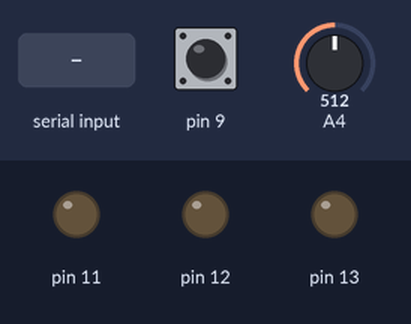
A sketch run on a simulated Arduino Uno, built with avr-gcc and run on an emulated ATmega328P. Parts: output pins drawn as LEDs (lit = HIGH). Inputs (shaded band) come from the test bench; at power-on: pin 9 HIGH, A4 = 512. What the sketch prints to the serial monitor is not drawn.

Above: at 1.2 s.
1.3 s: "X" received over Serial
At 2.2 s:
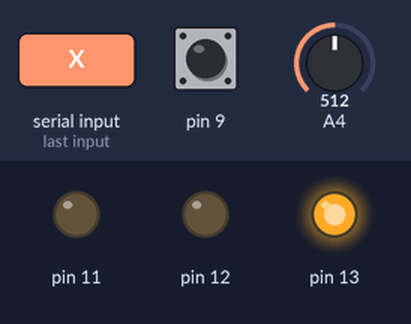
2.8 s: "Y" received over Serial
At 3.4 s:
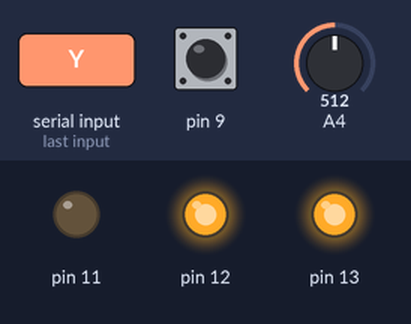
4.3 s: "Z" received over Serial
At 5.7 s:
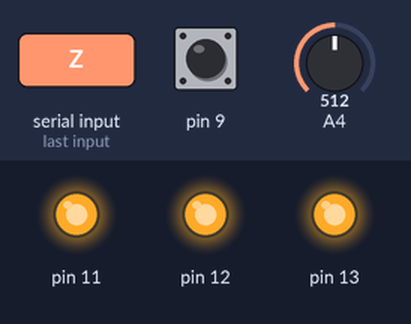
Timing chart, 0 to 7.3 s (numbered marks = the images above; inputs shaded):
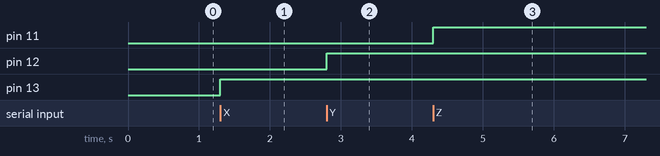

Measured:
- after the input at 1.3 s, pin 13: LOW → HIGH at once
- after the input at 2.8 s, pin 12: LOW → HIGH at once
- after the input at 4.3 s, pin 11: LOW → HIGH at once

The sketch:

SerialCommunication3D_DEV.ino
```cpp
/*
  18/09/2018
  Wim Van Weyenberg
  SerialIO
  Als een 'A' ontvangen wordt gaat de LED op PIN13 aan en als een 'U' ontvangen wordt gaat de LED op PIN13 UIT
  Drukknop op PIN8 indien ingedrukt wordt een 'T' gestuurd

*/

char serialInputChar;
long timer;
void setup()
{
  Serial.begin(9600);
  pinMode(9, INPUT_PULLUP);
  pinMode(11, OUTPUT);
  pinMode(12, OUTPUT);
  pinMode(13, OUTPUT);
  timer = millis();
}

void loop()
{
  if (Serial.available())
  {
    serialInputChar = Serial.read();
    if (serialInputChar == 'X')
    {
      digitalWrite(11, LOW);
      digitalWrite(12, LOW);
      digitalWrite(13, HIGH);
    } else if (serialInputChar == 'Y')
    {
      digitalWrite(11, LOW);
      digitalWrite(12, HIGH);
      digitalWrite(13, HIGH);
    }
    else if (serialInputChar == 'Z')
    {
      digitalWrite(11, HIGH);
      digitalWrite(12, HIGH);
      digitalWrite(13, HIGH);
    } else if (serialInputChar == 'W')
    {
      digitalWrite(11, LOW);
      digitalWrite(12, LOW);
      digitalWrite(13, LOW);
    }
  }
  if (digitalRead(9) == LOW)
  {
    Serial.write('F');
    delay(50); //debounce
    while (digitalRead(9) == LOW);
    delay(50); //debounce
  }
  if (millis() - timer > 500) {
    int potval = map(analogRead(A4), 0, 1023, 0, 5);
    switch (potval) {
      case 0:
        Serial.write('A');
        break;
      case 1:
        Serial.write('B');
        break;
      case 2:
        Serial.write('C');
        break;
      case 3:
        Serial.write('D');
        break;
      case 4:
        Serial.write('E');
        break;
    }
    timer = millis();
  }

}
```
